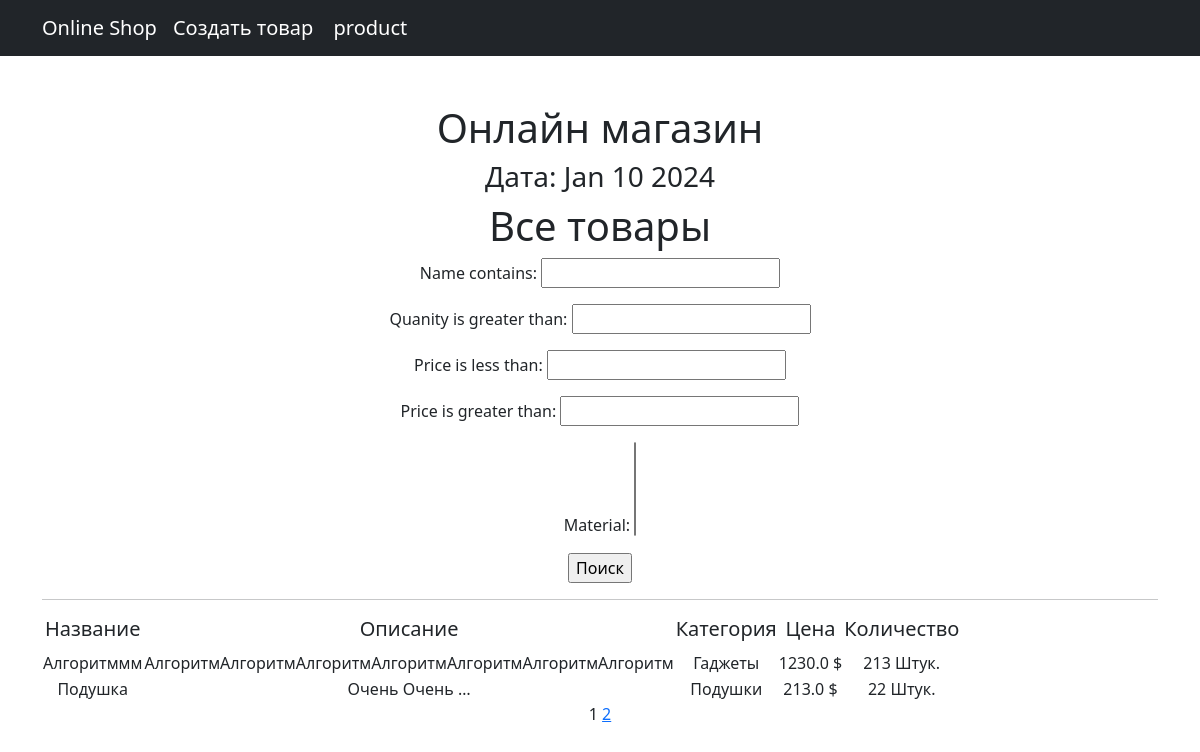
Screenshot of /products/ with the database file from the repository.
### store/models.py (models this page shows, shortened)
class Product(models.Model):
    name = models.CharField(
        max_length=50,
        unique=False,  # Название товароа не должны повторяться
    )
    discription = models.TextField(max_length=255)
    quanity = models.IntegerField(
        validators=[MinValueValidator(0)],
    )
    category = models.ForeignKey(
        to='Category',
        on_delete=models.CASCADE,
        related_name='products',  # все продукты в категории будут доступны через поля products
    )
    price = models.FloatField(
        validators=[MinValueValidator(0.0)],
    )

class Category(models.Model):
    name = models.CharField(max_length=100, unique=False)

### store/views.py (the view)
# urls.py: path('', ProductsList.as_view(), name='product_list'),
class ProductsList(ListView):
    model = Product
    ordering = 'name'
    template_name = 'products.html'
    context_object_name = 'products'
    paginate_by = 2  # Вот так мы можем указать(ограничить) кол-во записей на странице
    def get_queryset(self):
        queryset = super().get_queryset()
        self.filterset = ProductFilter(self.request.GET, queryset)
        return self.filterset.qs
    def get_context_data(self, **kwargs):
        context = super().get_context_data(**kwargs)
        context['filterset'] = self.filterset
        return context

### store/templatetags/custom_filters.py (called while the page is built)
@register.filter()
def currency(value, code='rub'):
    valute = VALUTE_NAME[code]
    return f'{value} {valute}'

@register.filter()
def my_filter(value):
    return f'{value} Штук.'

### store/templatetags/custom_tags.py (called while the page is built)
@register.simple_tag(name='time')
def current_time(format_string='%b %d %Y'):
    return datetime.utcnow().strftime(format_string)

### store/templates/products.html (shortened to what this page needs)
{% extends 'store/default.html' %}
{% load custom_filters %}
{% load custom_tags %}
{% block content %}
    <h1>Онлайн магазин</h1>
    <h3>Дата: {% time '%b %d %Y' %}</h3>
        <h1>Все товары</h1>
        <form action="" method="get">
            {{ filterset.form.as_p }}
            <input type="submit" value="Поиск" />
        </form>
   <hr>
   {% if products %}
       <table>
           <tr>
               <td><h5> Название </h5></td>
          <td><h5> Описание </h5></td>
               <td><h5> Категория </h5></td>
               <td><h5> Цена </h5></td>
             <td><h5> Количество </h5></td>
           </tr>
           {% for product in products %}
           <tr>
               <td>{{ product.name }}</td>
               <td>{{ product.discription|truncatewords:2 }}</td>
               <td>{{ product.category.name }}</td>
               <td>{{ product.price|currency:"usd" }}</td>
               <td>{{ product.quanity|my_filter }}</td>
           </tr>
           {% endfor %}
       </table>
   {% else %}
       <h2>Товаров нет!</h2>
   {% endif %}
   {{ page_obj.number }}
   {% if page_obj.has_next %}
       <a href="?page={{ page_obj.next_page_number }}">{{ page_obj.next_page_number }}</a>
   {% endif %}
{% endblock %}

### store/templates/store/default.html (shortened to what this page needs)
{% load static %}
<!DOCTYPE html>
<html lang="en">
    <head>
        <link rel="stylesheet" href="{% static 'store/css/styles.css' %}" />
    </head>
    <body>
        <nav class="navbar navbar-expand-lg navbar-dark bg-dark">
            <div class="container">
                <a class="navbar-brand" href="products/">Online Shop</a>
                    <div class="text-center mt-10">
                        <a class="navbar-brand" href="create/">Создать товар</a>
                        <a class="navbar-brand" href="product/">product</a>
                    </div>
            </div>
        </nav>
        <link href="https://cdn.jsdelivr.net/npm/bootstrap@5.3.2/dist/css/bootstrap.min.css" rel="stylesheet">
        <div class="container">
            <div class="text-center mt-10">
                {% block content %}  {% endblock %}
            </div>
        </div>
    </body>
</html>

### rows the page displays
Product: name "Алгоритммм", discription "АлгоритмАлгоритмАлгоритмАлгоритмАлгоритмАлгоритмАлгоритм", category.name "Гаджеты", price "1230.0 $", quanity|my_filter "213 Штук."
Product: name "Подушка", discription "Очень Очень …", category.name "Подушки", price "213.0 $", quanity|my_filter "22 Штук."

### other values shown
{{ page_obj.number }} "1"
{{ page_obj.next_page_number }} "2"
